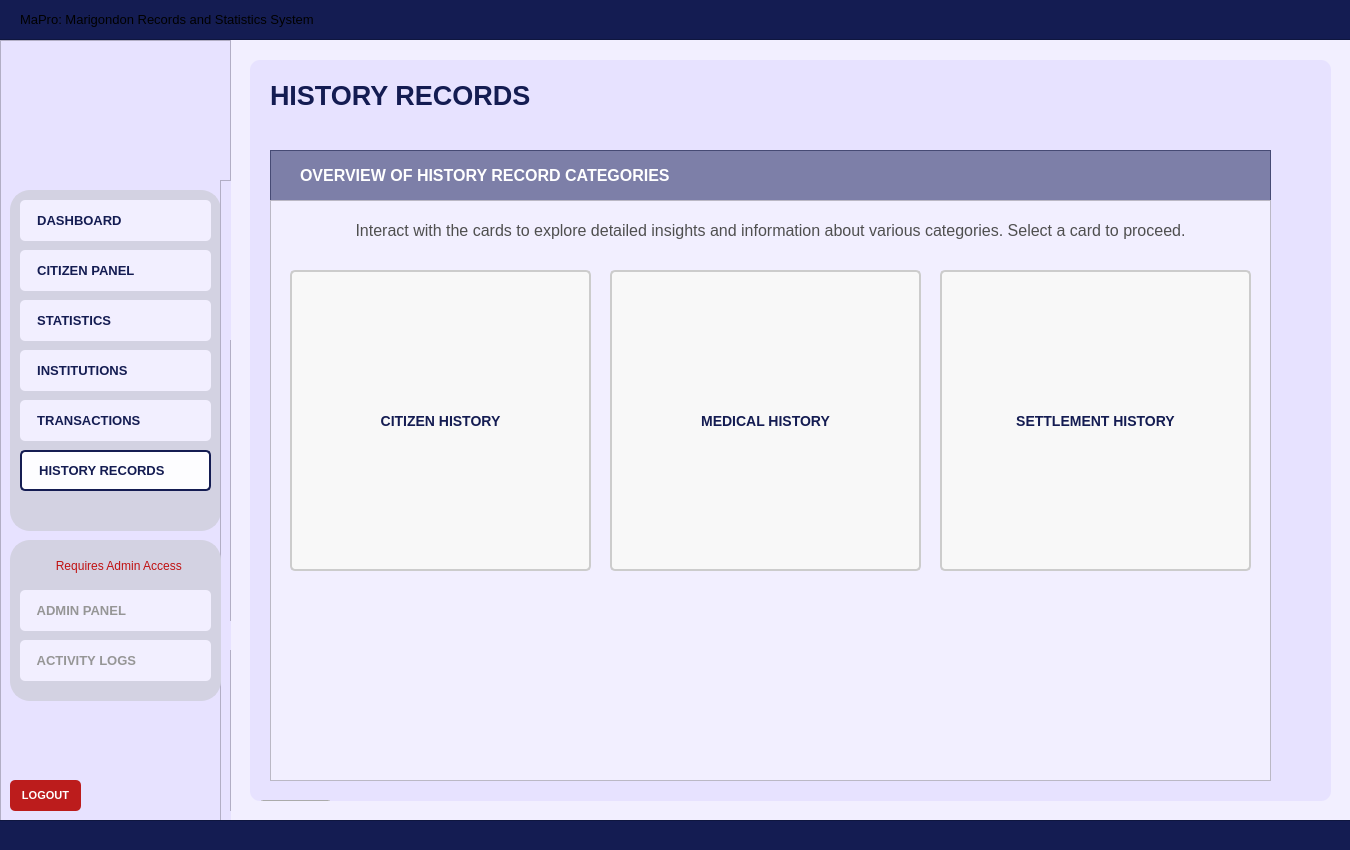
<?xml version="1.0" encoding="UTF-8"?>
<ui version="4.0">
 <class>User_dashboardWidget</class>
 <widget class="QWidget" name="User_dashboardWidget">
  <property name="geometry">
   <rect>
    <x>0</x>
    <y>0</y>
    <width>1350</width>
    <height>850</height>
   </rect>
  </property>
  <property name="sizePolicy">
   <sizepolicy hsizetype="Fixed" vsizetype="Fixed">
    <horstretch>0</horstretch>
    <verstretch>0</verstretch>
   </sizepolicy>
  </property>
  <property name="maximumSize">
   <size>
    <width>1350</width>
    <height>850</height>
   </size>
  </property>
  <property name="windowTitle">
   <string>Form</string>
  </property>
  <property name="styleSheet">
   <string notr="true">#User_dashboardWidget{
	background-color: #f2efff;
}</string>
  </property>
  <widget class="QFrame" name="baseNavFrame">
   <property name="geometry">
    <rect>
     <x>0</x>
     <y>40</y>
     <width>231</width>
     <height>781</height>
    </rect>
   </property>
   <property name="styleSheet">
    <string notr="true">#baseNavFrame {
	background-color: #e7e2ff;
}</string>
   </property>
   <property name="frameShape">
    <enum>QFrame::Shape::StyledPanel</enum>
   </property>
   <property name="frameShadow">
    <enum>QFrame::Shadow::Raised</enum>
   </property>
   <widget class="QFrame" name="baseNavFramesub1">
    <property name="geometry">
     <rect>
      <x>10</x>
      <y>150</y>
      <width>211</width>
      <height>341</height>
     </rect>
    </property>
    <property name="autoFillBackground">
     <bool>false</bool>
    </property>
    <property name="styleSheet">
     <string notr="true">#baseNavFramesub1{
	background-color: #d3d2e2;
	border-radius: 20px;
	border: 2px solid #d3d2e2;
	opacity: 0.1;
}</string>
    </property>
    <property name="frameShape">
     <enum>QFrame::Shape::StyledPanel</enum>
    </property>
    <property name="frameShadow">
     <enum>QFrame::Shadow::Raised</enum>
    </property>
    <widget class="QPushButton" name="nav_buttonDashboard">
     <property name="geometry">
      <rect>
       <x>10</x>
       <y>10</y>
       <width>191</width>
       <height>41</height>
      </rect>
     </property>
     <property name="font">
      <font>
       <family>Arial</family>
       <pointsize>10</pointsize>
       <bold>true</bold>
      </font>
     </property>
     <property name="cursor">
      <cursorShape>PointingHandCursor</cursorShape>
     </property>
     <property name="layoutDirection">
      <enum>Qt::LayoutDirection::LeftToRight</enum>
     </property>
     <property name="styleSheet">
      <string notr="true">#nav_buttonDashboard {
    background-color: #f2efff;
    color: #141c52;
    border-radius: 5px;
	text-align: left;
	padding: 10px;
}
#nav_buttonDashboard:hover {
    background-color: #fdfdff; /* Slightly lighter blue when hovered */
}
#nav_buttonDashboard:pressed {
    background-color: #e7e5f4; /* Darker blue when clicked */
}</string>
     </property>
     <property name="text">
      <string>  DASHBOARD</string>
     </property>
     <property name="icon">
      <iconset>
       <normaloff>../../Assets/Icons/icon_dashboard.svg</normaloff>../../Assets/Icons/icon_dashboard.svg</iconset>
     </property>
     <property name="iconSize">
      <size>
       <width>30</width>
       <height>30</height>
      </size>
     </property>
    </widget>
    <widget class="QPushButton" name="nav_buttonCitizenPanel">
     <property name="geometry">
      <rect>
       <x>10</x>
       <y>60</y>
       <width>191</width>
       <height>41</height>
      </rect>
     </property>
     <property name="font">
      <font>
       <family>Arial</family>
       <pointsize>10</pointsize>
       <bold>true</bold>
      </font>
     </property>
     <property name="cursor">
      <cursorShape>PointingHandCursor</cursorShape>
     </property>
     <property name="styleSheet">
      <string notr="true">#nav_buttonCitizenPanel {
    background-color: #f2efff;
    color: #141c52;
    border-radius: 5px;
	text-align: left;;
    padding: 10px; /* Optional: Adjusts spacing inside the button */
}
#nav_buttonCitizenPanel:hover {
    background-color: #fdfdff; /* Slightly lighter blue when hovered */
}
#nav_buttonCitizenPanel:pressed {
    background-color: #e7e5f4; /* Darker blue when clicked */
}</string>
     </property>
     <property name="text">
      <string>  CITIZEN PANEL</string>
     </property>
     <property name="icon">
      <iconset>
       <normaloff>../../Assets/Icons/icon_citizenprofiles.svg</normaloff>../../Assets/Icons/icon_citizenprofiles.svg</iconset>
     </property>
     <property name="iconSize">
      <size>
       <width>30</width>
       <height>30</height>
      </size>
     </property>
    </widget>
    <widget class="QPushButton" name="nav_buttonStatistics">
     <property name="geometry">
      <rect>
       <x>10</x>
       <y>110</y>
       <width>191</width>
       <height>41</height>
      </rect>
     </property>
     <property name="font">
      <font>
       <family>Arial</family>
       <pointsize>10</pointsize>
       <bold>true</bold>
      </font>
     </property>
     <property name="cursor">
      <cursorShape>PointingHandCursor</cursorShape>
     </property>
     <property name="styleSheet">
      <string notr="true">#nav_buttonStatistics {
    background-color: #f2efff;
    color: #141c52;
    border-radius: 5px;
	text-align: left;
    padding: 10px; /* Optional: Adjusts spacing inside the button */
}
#nav_buttonStatistics:hover {
    background-color: #fdfdff; /* Slightly lighter blue when hovered */
}
#nav_buttonStatistics:pressed {
    background-color: #e7e5f4; /* Darker blue when clicked */
}
</string>
     </property>
     <property name="text">
      <string>  STATISTICS</string>
     </property>
     <property name="icon">
      <iconset>
       <normaloff>../../Assets/Icons/icon_statistics.svg</normaloff>../../Assets/Icons/icon_statistics.svg</iconset>
     </property>
     <property name="iconSize">
      <size>
       <width>30</width>
       <height>30</height>
      </size>
     </property>
    </widget>
    <widget class="QPushButton" name="nav_buttonTransactions">
     <property name="geometry">
      <rect>
       <x>10</x>
       <y>210</y>
       <width>191</width>
       <height>41</height>
      </rect>
     </property>
     <property name="font">
      <font>
       <family>Arial</family>
       <pointsize>10</pointsize>
       <bold>true</bold>
      </font>
     </property>
     <property name="cursor">
      <cursorShape>PointingHandCursor</cursorShape>
     </property>
     <property name="styleSheet">
      <string notr="true">#nav_buttonTransactions {
    background-color: #f2efff;
    color: #141c52;
    border-radius: 5px;
	text-align: left;
    padding: 10px; /* Optional: Adjusts spacing inside the button */
}
#nav_buttonTransactions:hover {
    background-color: #fdfdff; /* Slightly lighter blue when hovered */
}
#nav_buttonTransactions:pressed {
    background-color: #e7e5f4; /* Darker blue when clicked */
}
</string>
     </property>
     <property name="text">
      <string>  TRANSACTIONS</string>
     </property>
     <property name="icon">
      <iconset>
       <normaloff>../../Assets/Icons/icon_transaction.svg</normaloff>../../Assets/Icons/icon_transaction.svg</iconset>
     </property>
     <property name="iconSize">
      <size>
       <width>30</width>
       <height>30</height>
      </size>
     </property>
    </widget>
    <widget class="QPushButton" name="nav_buttonInstitutions">
     <property name="geometry">
      <rect>
       <x>10</x>
       <y>160</y>
       <width>191</width>
       <height>41</height>
      </rect>
     </property>
     <property name="font">
      <font>
       <family>Arial</family>
       <pointsize>10</pointsize>
       <bold>true</bold>
      </font>
     </property>
     <property name="cursor">
      <cursorShape>PointingHandCursor</cursorShape>
     </property>
     <property name="autoFillBackground">
      <bool>false</bool>
     </property>
     <property name="styleSheet">
      <string notr="true">#nav_buttonInstitutions {
    background-color: #f2efff;
    color: #141c52;
    border-radius: 5px;
	text-align: left;
    padding: 10px; /* Optional: Adjusts spacing inside the button */
}
#nav_buttonInstitutions:hover {
    background-color: #fdfdff; /* Slightly lighter blue when hovered */
}
#nav_buttonInstitutions:pressed {
    background-color: #e7e5f4; /* Darker blue when clicked */
}
</string>
     </property>
     <property name="text">
      <string>  INSTITUTIONS</string>
     </property>
     <property name="icon">
      <iconset>
       <normaloff>../../Assets/Icons/icon_institutions.svg</normaloff>../../Assets/Icons/icon_institutions.svg</iconset>
     </property>
     <property name="iconSize">
      <size>
       <width>30</width>
       <height>30</height>
      </size>
     </property>
    </widget>
    <widget class="QPushButton" name="nav_buttonHistoryRecords">
     <property name="geometry">
      <rect>
       <x>10</x>
       <y>260</y>
       <width>191</width>
       <height>41</height>
      </rect>
     </property>
     <property name="font">
      <font>
       <family>Arial</family>
       <pointsize>10</pointsize>
       <bold>true</bold>
      </font>
     </property>
     <property name="cursor">
      <cursorShape>PointingHandCursor</cursorShape>
     </property>
     <property name="styleSheet">
      <string notr="true">#nav_buttonHistoryRecords {
    background-color: #fdfdff;
    color: #141c52;
    border-radius: 5px;
	border: 2px solid #141c52; 
	text-align: left;
    padding: 10px; /* Optional: Adjusts spacing inside the button */
}
</string>
     </property>
     <property name="text">
      <string>  HISTORY RECORDS</string>
     </property>
     <property name="icon">
      <iconset>
       <normaloff>../../Assets/Icons/icon_historyrecord.svg</normaloff>../../Assets/Icons/icon_historyrecord.svg</iconset>
     </property>
     <property name="iconSize">
      <size>
       <width>30</width>
       <height>30</height>
      </size>
     </property>
    </widget>
   </widget>
   <widget class="QLabel" name="nav_imageLogo">
    <property name="geometry">
     <rect>
      <x>70</x>
      <y>30</y>
      <width>91</width>
      <height>91</height>
     </rect>
    </property>
    <property name="font">
     <font>
      <family>Arial</family>
      <pointsize>18</pointsize>
      <bold>true</bold>
     </font>
    </property>
    <property name="styleSheet">
     <string notr="true">#nav_imageLogo{	
	background-color: transparent;
	color: #ffffff;
}
</string>
    </property>
    <property name="text">
     <string/>
    </property>
    <property name="pixmap">
     <pixmap>../../Assets/Images/logo_brgyClear.png</pixmap>
    </property>
    <property name="scaledContents">
     <bool>true</bool>
    </property>
   </widget>
   <widget class="QPushButton" name="logout_buttonLogout">
    <property name="geometry">
     <rect>
      <x>10</x>
      <y>740</y>
      <width>71</width>
      <height>31</height>
     </rect>
    </property>
    <property name="font">
     <font>
      <family>Arial</family>
      <pointsize>8</pointsize>
      <bold>true</bold>
     </font>
    </property>
    <property name="cursor">
     <cursorShape>PointingHandCursor</cursorShape>
    </property>
    <property name="styleSheet">
     <string notr="true">#logout_buttonLogout {
    background-color: #bc1c1c;
    color: white;
    border-radius: 5px;
    padding: 10px; /* Optional: Adjusts spacing inside the button */
}
#logout_buttonLogout:hover {
    background-color: #d82020; /* Slightly lighter blue when hovered */
}
#logout_buttonLogout:pressed {
    background-color: #8c1515; /* Darker blue when clicked */
}</string>
    </property>
    <property name="text">
     <string>LOGOUT</string>
    </property>
   </widget>
   <widget class="QFrame" name="baseNavFrame_2">
    <property name="geometry">
     <rect>
      <x>220</x>
      <y>140</y>
      <width>231</width>
      <height>781</height>
     </rect>
    </property>
    <property name="styleSheet">
     <string notr="true">background-color: #e7e2ff;</string>
    </property>
    <property name="frameShape">
     <enum>QFrame::Shape::StyledPanel</enum>
    </property>
    <property name="frameShadow">
     <enum>QFrame::Shadow::Raised</enum>
    </property>
    <widget class="QFrame" name="baseNavFramesub1_2">
     <property name="geometry">
      <rect>
       <x>10</x>
       <y>160</y>
       <width>211</width>
       <height>281</height>
      </rect>
     </property>
     <property name="autoFillBackground">
      <bool>false</bool>
     </property>
     <property name="styleSheet">
      <string notr="true">#baseNavFramesub1{
	background-color: #d3d2e2;
	border-radius: 20px;
	border: 2px solid #d3d2e2;
	opacity: 0.1;
}</string>
     </property>
     <property name="frameShape">
      <enum>QFrame::Shape::StyledPanel</enum>
     </property>
     <property name="frameShadow">
      <enum>QFrame::Shadow::Raised</enum>
     </property>
    </widget>
    <widget class="QFrame" name="baseNavFramesub2_2">
     <property name="geometry">
      <rect>
       <x>10</x>
       <y>470</y>
       <width>211</width>
       <height>161</height>
      </rect>
     </property>
     <property name="autoFillBackground">
      <bool>false</bool>
     </property>
     <property name="styleSheet">
      <string notr="true">#baseNavFramesub2{
	background-color: #d3d2e2;
	border-radius: 20px;
	border: 2px solid #d3d2e2;
	opacity: 0.1;
}</string>
     </property>
     <property name="frameShape">
      <enum>QFrame::Shape::StyledPanel</enum>
     </property>
     <property name="frameShadow">
      <enum>QFrame::Shadow::Raised</enum>
     </property>
    </widget>
    <widget class="QLabel" name="login_imageLogo_2">
     <property name="geometry">
      <rect>
       <x>70</x>
       <y>30</y>
       <width>91</width>
       <height>91</height>
      </rect>
     </property>
     <property name="font">
      <font>
       <family>Arial</family>
       <pointsize>18</pointsize>
       <bold>true</bold>
      </font>
     </property>
     <property name="styleSheet">
      <string notr="true">#login_imageLogo{	
	background-color: transparent;
	color: #ffffff;
}
</string>
     </property>
     <property name="text">
      <string/>
     </property>
     <property name="pixmap">
      <pixmap>../Assets/logo_brgyClear.png</pixmap>
     </property>
     <property name="scaledContents">
      <bool>true</bool>
     </property>
    </widget>
    <widget class="QPushButton" name="logout_buttonLogout_2">
     <property name="geometry">
      <rect>
       <x>10</x>
       <y>740</y>
       <width>71</width>
       <height>31</height>
      </rect>
     </property>
     <property name="font">
      <font>
       <family>Arial</family>
       <pointsize>8</pointsize>
       <bold>true</bold>
      </font>
     </property>
     <property name="cursor">
      <cursorShape>PointingHandCursor</cursorShape>
     </property>
     <property name="styleSheet">
      <string notr="true">#logout_buttonLogout {
    background-color: #bc1c1c;
    color: white;
    border-radius: 5px;
    padding: 10px; /* Optional: Adjusts spacing inside the button */
}
#logout_buttonLogout:hover {
    background-color: #d82020; /* Slightly lighter blue when hovered */
}
#logout_buttonLogout:pressed {
    background-color: #8c1515; /* Darker blue when clicked */
}</string>
     </property>
     <property name="text">
      <string>LOGOUT</string>
     </property>
    </widget>
   </widget>
   <widget class="QFrame" name="baseNavFramesub2">
    <property name="geometry">
     <rect>
      <x>10</x>
      <y>500</y>
      <width>211</width>
      <height>161</height>
     </rect>
    </property>
    <property name="autoFillBackground">
     <bool>false</bool>
    </property>
    <property name="styleSheet">
     <string notr="true">#baseNavFramesub2{
	background-color: #d3d2e2;
	border-radius: 20px;
	border: 2px solid #d3d2e2;
	opacity: 0.1;
}</string>
    </property>
    <property name="frameShape">
     <enum>QFrame::Shape::StyledPanel</enum>
    </property>
    <property name="frameShadow">
     <enum>QFrame::Shadow::Raised</enum>
    </property>
    <widget class="QPushButton" name="nav_buttonAdminPanel">
     <property name="geometry">
      <rect>
       <x>10</x>
       <y>50</y>
       <width>191</width>
       <height>41</height>
      </rect>
     </property>
     <property name="font">
      <font>
       <family>Arial</family>
       <pointsize>10</pointsize>
       <bold>true</bold>
      </font>
     </property>
     <property name="cursor">
      <cursorShape>ForbiddenCursor</cursorShape>
     </property>
     <property name="styleSheet">
      <string notr="true">#nav_buttonAdminPanel {
    background-color: #f2efff;
    color: #969696;
    border-radius: 5px;
	text-align: left;
    padding: 10px; /* Optional: Adjusts spacing inside the button */
}
/*#nav_buttonAdminOverview:hover {
    background-color: #fdfdff;
}
#nav_buttonAdminOverview:pressed {
    background-color: #e7e5f4; 
}*/</string>
     </property>
     <property name="text">
      <string>  ADMIN PANEL</string>
     </property>
     <property name="icon">
      <iconset>
       <normaloff>../../Assets/Icons/icon_adminoverview_off.svg</normaloff>../../Assets/Icons/icon_adminoverview_off.svg</iconset>
     </property>
     <property name="iconSize">
      <size>
       <width>30</width>
       <height>30</height>
      </size>
     </property>
    </widget>
    <widget class="QPushButton" name="nav_isLocked">
     <property name="geometry">
      <rect>
       <x>10</x>
       <y>10</y>
       <width>191</width>
       <height>31</height>
      </rect>
     </property>
     <property name="styleSheet">
      <string notr="true">#nav_isLocked{
	background-color: #d3d2e2;
	border-radius: 20px;
	border: 2px solid #d3d2e2;
	opacity: 0.1;
	color: #c01111;
}</string>
     </property>
     <property name="text">
      <string>  Requires Admin Access</string>
     </property>
     <property name="icon">
      <iconset>
       <normaloff>../../Assets/Icons/icon_isLocked.svg</normaloff>../../Assets/Icons/icon_isLocked.svg</iconset>
     </property>
     <property name="iconSize">
      <size>
       <width>20</width>
       <height>20</height>
      </size>
     </property>
    </widget>
    <widget class="QPushButton" name="nav_buttonActivityLogs">
     <property name="geometry">
      <rect>
       <x>10</x>
       <y>100</y>
       <width>191</width>
       <height>41</height>
      </rect>
     </property>
     <property name="font">
      <font>
       <family>Arial</family>
       <pointsize>10</pointsize>
       <bold>true</bold>
      </font>
     </property>
     <property name="cursor">
      <cursorShape>ForbiddenCursor</cursorShape>
     </property>
     <property name="styleSheet">
      <string notr="true">#nav_buttonActivityLogs {
    background-color: #f2efff;
    color: #969696;
    border-radius: 5px;
	text-align: left;
    padding: 10px; /* Optional: Adjusts spacing inside the button */
}
/*#nav_buttonAdminOverview:hover {
    background-color: #fdfdff;
}
#nav_buttonAdminOverview:pressed {
    background-color: #e7e5f4; 
}*/</string>
     </property>
     <property name="text">
      <string>  ACTIVITY LOGS</string>
     </property>
     <property name="icon">
      <iconset>
       <normaloff>../../Assets/Icons/icon_activitylogs_off.svg</normaloff>../../Assets/Icons/icon_activitylogs_off.svg</iconset>
     </property>
     <property name="iconSize">
      <size>
       <width>30</width>
       <height>30</height>
      </size>
     </property>
    </widget>
   </widget>
  </widget>
  <widget class="QFrame" name="border_blueLines1">
   <property name="geometry">
    <rect>
     <x>-10</x>
     <y>-1</y>
     <width>1371</width>
     <height>41</height>
    </rect>
   </property>
   <property name="styleSheet">
    <string notr="true">#border_blueLines1{
	background-color: #141c52;
}
</string>
   </property>
   <property name="frameShape">
    <enum>QFrame::Shape::StyledPanel</enum>
   </property>
   <property name="frameShadow">
    <enum>QFrame::Shadow::Raised</enum>
   </property>
   <widget class="QLabel" name="app_title">
    <property name="geometry">
     <rect>
      <x>30</x>
      <y>0</y>
      <width>451</width>
      <height>41</height>
     </rect>
    </property>
    <property name="font">
     <font>
      <family>Arial</family>
      <pointsize>10</pointsize>
      <bold>false</bold>
     </font>
    </property>
    <property name="styleSheet">
     <string notr="true">#app_title {
	background-color: transparent;
	color: #white;
}
</string>
    </property>
    <property name="text">
     <string>MaPro: Marigondon Records and Statistics System</string>
    </property>
    <property name="alignment">
     <set>Qt::AlignmentFlag::AlignLeading|Qt::AlignmentFlag::AlignLeft|Qt::AlignmentFlag::AlignVCenter</set>
    </property>
   </widget>
  </widget>
  <widget class="QFrame" name="border_blueLines2">
   <property name="geometry">
    <rect>
     <x>-10</x>
     <y>820</y>
     <width>1381</width>
     <height>31</height>
    </rect>
   </property>
   <property name="styleSheet">
    <string notr="true">#border_blueLines2{
	background-color: #141c52;
}
</string>
   </property>
   <property name="frameShape">
    <enum>QFrame::Shape::StyledPanel</enum>
   </property>
   <property name="frameShadow">
    <enum>QFrame::Shadow::Raised</enum>
   </property>
  </widget>
  <widget class="QFrame" name="baseBodyFrame">
   <property name="geometry">
    <rect>
     <x>250</x>
     <y>60</y>
     <width>1081</width>
     <height>741</height>
    </rect>
   </property>
   <property name="styleSheet">
    <string notr="true">#baseBodyFrame {
	background-color: #e7e2ff;
	border: none;
	border-radius: 10px;
}</string>
   </property>
   <property name="frameShape">
    <enum>QFrame::Shape::StyledPanel</enum>
   </property>
   <property name="frameShadow">
    <enum>QFrame::Shadow::Raised</enum>
   </property>
   <widget class="QPushButton" name="logout_buttonLogout_3">
    <property name="geometry">
     <rect>
      <x>10</x>
      <y>740</y>
      <width>71</width>
      <height>31</height>
     </rect>
    </property>
    <property name="font">
     <font>
      <family>Arial</family>
      <pointsize>8</pointsize>
      <bold>true</bold>
     </font>
    </property>
    <property name="cursor">
     <cursorShape>PointingHandCursor</cursorShape>
    </property>
    <property name="styleSheet">
     <string notr="true">#logout_buttonLogout {
    background-color: #bc1c1c;
    color: white;
    border-radius: 5px;
    padding: 10px; /* Optional: Adjusts spacing inside the button */
}
#logout_buttonLogout:hover {
    background-color: #d82020; /* Slightly lighter blue when hovered */
}
#logout_buttonLogout:pressed {
    background-color: #8c1515; /* Darker blue when clicked */
}</string>
    </property>
    <property name="text">
     <string>LOGOUT</string>
    </property>
   </widget>
   <widget class="QLabel" name="title_bodySchedule">
    <property name="geometry">
     <rect>
      <x>20</x>
      <y>20</y>
      <width>381</width>
      <height>31</height>
     </rect>
    </property>
    <property name="font">
     <font>
      <family>Arial</family>
      <pointsize>20</pointsize>
      <bold>true</bold>
     </font>
    </property>
    <property name="styleSheet">
     <string notr="true">#title_bodySchedule {
	background-color: transparent;
	color: #141c52;
}
</string>
    </property>
    <property name="text">
     <string>HISTORY RECORDS</string>
    </property>
   </widget>
   <widget class="QFrame" name="table_titleFrameStatistics">
    <property name="geometry">
     <rect>
      <x>20</x>
      <y>90</y>
      <width>1001</width>
      <height>51</height>
     </rect>
    </property>
    <property name="styleSheet">
     <string notr="true">#table_titleFrameStatistics{
	background-color: rgba(20, 28, 82, 128)
}
</string>
    </property>
    <property name="frameShape">
     <enum>QFrame::Shape::StyledPanel</enum>
    </property>
    <property name="frameShadow">
     <enum>QFrame::Shadow::Raised</enum>
    </property>
    <widget class="QLabel" name="statistics_labelNote">
     <property name="geometry">
      <rect>
       <x>30</x>
       <y>0</y>
       <width>941</width>
       <height>51</height>
      </rect>
     </property>
     <property name="font">
      <font>
       <family>Arial</family>
       <pointsize>12</pointsize>
       <bold>true</bold>
      </font>
     </property>
     <property name="styleSheet">
      <string notr="true">#statistics_labelNote {
	background-color: transparent;
	color: #FFFFFF;
}
</string>
     </property>
     <property name="text">
      <string>OVERVIEW OF HISTORY RECORD CATEGORIES</string>
     </property>
    </widget>
   </widget>
   <widget class="QFrame" name="statistics_frameBody">
    <property name="geometry">
     <rect>
      <x>20</x>
      <y>140</y>
      <width>1001</width>
      <height>581</height>
     </rect>
    </property>
    <property name="styleSheet">
     <string notr="true">#statistics_frameBody{
	background-color: #f2efff;
}</string>
    </property>
    <property name="frameShape">
     <enum>QFrame::Shape::StyledPanel</enum>
    </property>
    <property name="frameShadow">
     <enum>QFrame::Shadow::Raised</enum>
    </property>
    <widget class="QToolButton" name="hisrec_Button_CitizenHistory">
     <property name="geometry">
      <rect>
       <x>20</x>
       <y>70</y>
       <width>301</width>
       <height>301</height>
      </rect>
     </property>
     <property name="font">
      <font>
       <family>Arial</family>
       <pointsize>-1</pointsize>
       <bold>true</bold>
      </font>
     </property>
     <property name="cursor">
      <cursorShape>PointingHandCursor</cursorShape>
     </property>
     <property name="styleSheet">
      <string notr="true">#hisrec_Button_CitizenHistory {
    background-color: #f8f8f8;
    color: #141c52;
    border-radius: 5px;
    border: 2px solid #ccc;
    padding: 45px; /* Adds space inside the button */
    font-size: 14px; /* Text size */
    text-align: center; /* Ensures text is centered */
    qproperty-iconSize: 130px 130px; /* Adjust icon size */
}

#hisrec_Button_CitizenHistory:hover {
    background-color: #e2e5ff; /* Slightly lighter blue when hovered */
}
#hisrec_Button_CitizenHistory:pressed {
    background-color: #c8cbef; /* Darker blue when clicked */
}

#hisrec_Button_CitizenHistory::icon {
    margin-bottom: 10px; /* Space between the icon and text */
}</string>
     </property>
     <property name="text">
      <string>CITIZEN HISTORY</string>
     </property>
     <property name="icon">
      <iconset>
       <normaloff>../../Assets/Images/img_history_citizen.png</normaloff>../../Assets/Images/img_history_citizen.png</iconset>
     </property>
     <property name="iconSize">
      <size>
       <width>130</width>
       <height>130</height>
      </size>
     </property>
     <property name="toolButtonStyle">
      <enum>Qt::ToolButtonStyle::ToolButtonTextUnderIcon</enum>
     </property>
    </widget>
    <widget class="QToolButton" name="hisrec_Button_MedicalHistory">
     <property name="geometry">
      <rect>
       <x>340</x>
       <y>70</y>
       <width>311</width>
       <height>301</height>
      </rect>
     </property>
     <property name="font">
      <font>
       <family>Arial</family>
       <pointsize>-1</pointsize>
       <bold>true</bold>
      </font>
     </property>
     <property name="cursor">
      <cursorShape>PointingHandCursor</cursorShape>
     </property>
     <property name="styleSheet">
      <string notr="true">#hisrec_Button_MedicalHistory {
    background-color: #f8f8f8;
    color: #141c52;
    border-radius: 5px;
    border: 2px solid #ccc;
    padding: 45px; /* Adds space inside the button */
    font-size: 14px; /* Text size */
    text-align: center; /* Ensures text is centered */
    qproperty-iconSize: 130px 130px; /* Adjust icon size */
}

#hisrec_Button_MedicalHistory:hover {
    background-color: #e2e5ff; /* Slightly lighter blue when hovered */
}
#hisrec_Button_MedicalHistory:pressed {
    background-color: #c8cbef; /* Darker blue when clicked */
}

#hisrec_Button_MedicalHistory::icon {
    margin-bottom: 10px; /* Space between the icon and text */
}</string>
     </property>
     <property name="text">
      <string>MEDICAL HISTORY</string>
     </property>
     <property name="icon">
      <iconset>
       <normaloff>../../Assets/Images/img_history_medical.png</normaloff>../../Assets/Images/img_history_medical.png</iconset>
     </property>
     <property name="iconSize">
      <size>
       <width>130</width>
       <height>130</height>
      </size>
     </property>
     <property name="toolButtonStyle">
      <enum>Qt::ToolButtonStyle::ToolButtonTextUnderIcon</enum>
     </property>
    </widget>
    <widget class="QLabel" name="statistics_labelDesc">
     <property name="geometry">
      <rect>
       <x>0</x>
       <y>10</y>
       <width>1001</width>
       <height>41</height>
      </rect>
     </property>
     <property name="font">
      <font>
       <family>Arial</family>
       <pointsize>12</pointsize>
       <bold>false</bold>
      </font>
     </property>
     <property name="styleSheet">
      <string notr="true">#statistics_labelDesc {
	background-color: transparent;
	color: #4f4f4f;
}
</string>
     </property>
     <property name="text">
      <string>Interact with the cards to explore detailed insights and information about various categories. Select a card to proceed.</string>
     </property>
     <property name="alignment">
      <set>Qt::AlignmentFlag::AlignCenter</set>
     </property>
    </widget>
    <widget class="QToolButton" name="hisrec_Button_SettlementHistory">
     <property name="geometry">
      <rect>
       <x>670</x>
       <y>70</y>
       <width>311</width>
       <height>301</height>
      </rect>
     </property>
     <property name="font">
      <font>
       <family>Arial</family>
       <pointsize>-1</pointsize>
       <bold>true</bold>
      </font>
     </property>
     <property name="cursor">
      <cursorShape>PointingHandCursor</cursorShape>
     </property>
     <property name="styleSheet">
      <string notr="true">#hisrec_Button_SettlementHistory {
    background-color: #f8f8f8;
    color: #141c52;
    border-radius: 5px;
    border: 2px solid #ccc;
    padding: 45px; /* Adds space inside the button */
    font-size: 14px; /* Text size */
    text-align: center; /* Ensures text is centered */
	qproperty-iconSize: 130px 130px; /* Adjust icon size */
}

#hisrec_Button_SettlementHistory:hover {
    background-color: #e2e5ff; /* Slightly lighter blue when hovered */
}
#hisrec_Button_SettlementHistory:pressed {
    background-color: #c8cbef; /* Darker blue when clicked */
}

#hisrec_Button_SettlementHistory::icon {
    margin-bottom: 10px; /* Space between the icon and text */
}</string>
     </property>
     <property name="text">
      <string>SETTLEMENT HISTORY</string>
     </property>
     <property name="icon">
      <iconset>
       <normaloff>../../Assets/Images/img_history_settlement.png</normaloff>../../Assets/Images/img_history_settlement.png</iconset>
     </property>
     <property name="iconSize">
      <size>
       <width>130</width>
       <height>130</height>
      </size>
     </property>
     <property name="toolButtonStyle">
      <enum>Qt::ToolButtonStyle::ToolButtonTextUnderIcon</enum>
     </property>
    </widget>
   </widget>
  </widget>
 </widget>
 <resources/>
 <connections/>
</ui>
